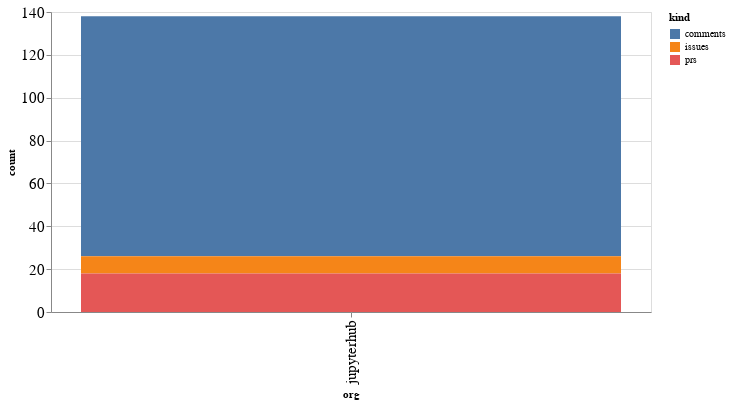

Notebook code cell kept with this figure:
### Code cell
alt.Chart(org_summaries, width=600).mark_bar().encode(
    x='org',
    y='count',
    color='kind',
    tooltip="org"
)

### Figure 1 — Vega-Lite specification as saved in the notebook (floating-point values rounded to 4 significant figures)
{"config": {"axisLeft": {"labelFontSize": 15}, "axisBottom": {"labelFontSize": 15}}, "data": {"name": "data-d8e83a4a34c544eae20a1be42a9fc21e"}, "mark": "bar", "encoding": {"color": {"type": "nominal", "field": "kind"}, "tooltip": {"type": "nominal", "field": "org"}, "x": {"type": "nominal", "field": "org"}, "y": {"type": "quantitative", "field": "count"}}, "width": 600, "$schema": "https://vega.github.io/schema/vega-lite/v4.8.1.json", "datasets": {"data-d8e83a4a34c544eae20a1be42a9fc21e": [{"org": "jupyterhub", "kind": "comments", "count": 112}, {"org": "jupyterhub", "kind": "issues", "count": 8}, {"org": "jupyterhub", "kind": "prs", "count": 18}]}}
